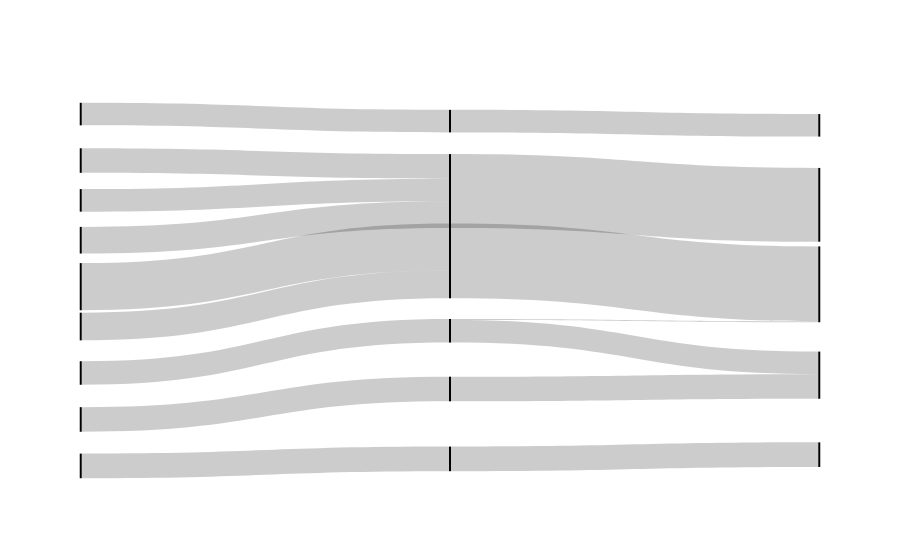

This figure's notebook cell:
### Markdown cell above
### Robust partitions

### Code cell
# initialise Sankey
sankey = Sankey(partitions=robust_partitions_f)
fig = sankey.plot_sankey(pad=17,thickness=2)
fig.write_image(f"Figures/robust_sankey_f.svg")

### Figure 1 — Plotly figure (JSON) as saved in the notebook; plotly's stock layout.template omitted (floating-point values rounded to 4 significant figures)
{"data": [{"link": {"source": [0, 1, 2, 3, 4, 5, 6, 7, 8, 9, 10, 11, 11, 12, 13, 14], "target": [9, 10, 10, 14, 14, 10, 11, 12, 13, 15, 16, 17, 18, 19, 18, 17], "value": [24, 26, 24, 27, 46, 22, 23, 22, 24, 24, 72, 1, 22, 22, 24, 73]}, "node": {"line": {"color": "black", "width": 0}, "pad": 17, "thickness": 2, "x": [0.001, 0.001, 0.001, 0.001, 0.001, 0.001, 0.001, 0.001, 0.001, 0.5, 0.5, 0.5, 0.5, 0.5, 0.5, 0.999, 0.999, 0.999, 0.999, 0.999], "y": [0.963, 0.369, 0.1593, 0.5961, 0.4913, 0.2642, 0.7184, 0.03704, 0.8407, 0.9444, 0.2395, 0.6073, 0.05556, 0.7605, 0.4234, 0.9333, 0.2759, 0.4851, 0.7241, 0.06667]}, "type": "sankey"}], "layout": {"autosize": true}}
